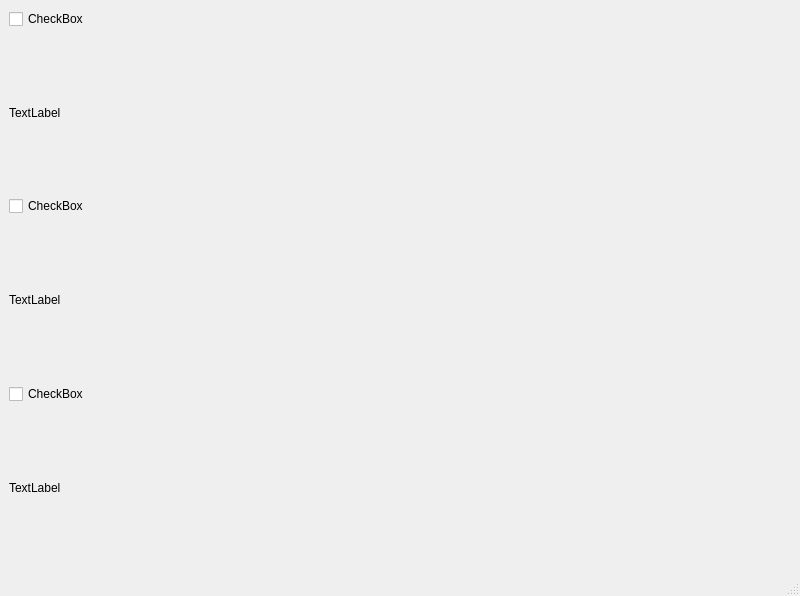
<?xml version="1.0" encoding="UTF-8"?>
<ui version="4.0">
 <class>MainWindow</class>
 <widget class="QMainWindow" name="MainWindow">
  <property name="geometry">
   <rect>
    <x>0</x>
    <y>0</y>
    <width>800</width>
    <height>596</height>
   </rect>
  </property>
  <property name="windowTitle">
   <string>MainWindow</string>
  </property>
  <widget class="QWidget" name="centralwidget">
   <layout class="QGridLayout" name="gridLayout">
    <item row="6" column="0">
     <widget class="QCheckBox" name="checkBox_5">
      <property name="text">
       <string>CheckBox</string>
      </property>
     </widget>
    </item>
    <item row="4" column="0">
     <widget class="QCheckBox" name="checkBox_2">
      <property name="text">
       <string>CheckBox</string>
      </property>
     </widget>
    </item>
    <item row="1" column="0">
     <widget class="QCheckBox" name="checkBox_4">
      <property name="text">
       <string>CheckBox</string>
      </property>
     </widget>
    </item>
    <item row="5" column="0">
     <widget class="QLabel" name="label_2">
      <property name="text">
       <string>TextLabel</string>
      </property>
     </widget>
    </item>
    <item row="7" column="0">
     <widget class="QLabel" name="label">
      <property name="text">
       <string>TextLabel</string>
      </property>
     </widget>
    </item>
    <item row="2" column="0">
     <widget class="QLabel" name="label_3">
      <property name="text">
       <string>TextLabel</string>
      </property>
     </widget>
    </item>
   </layout>
  </widget>
  <widget class="QMenuBar" name="menubar">
   <property name="geometry">
    <rect>
     <x>0</x>
     <y>0</y>
     <width>800</width>
     <height>21</height>
    </rect>
   </property>
  </widget>
  <widget class="QStatusBar" name="statusbar"/>
 </widget>
 <resources/>
 <connections/>
</ui>
